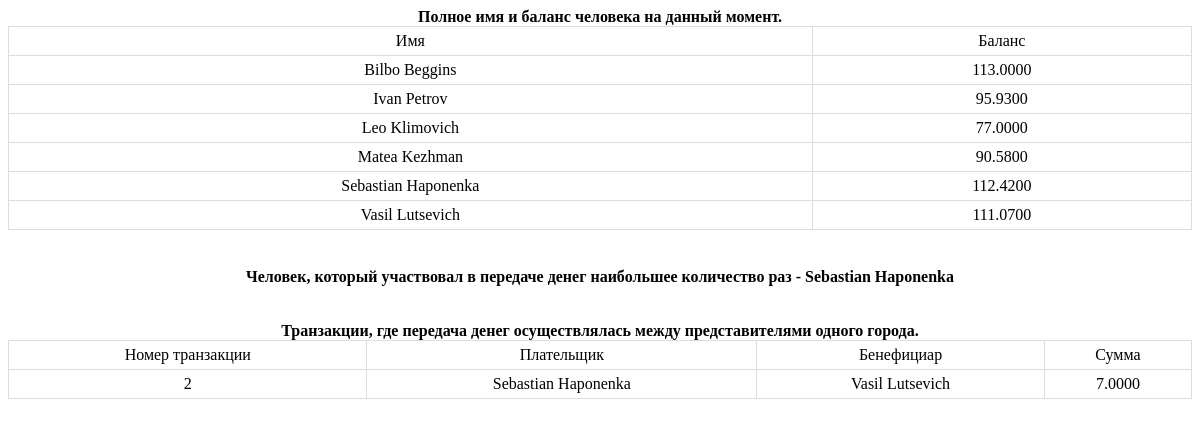
The app's page /Task5/Task5.php with its own data.
### tables this page shows
CREATE TABLE `transactions` (
  `transaction_id` int(11) NOT NULL,
  `from_person_id` int(11) NOT NULL,
  `to_person_id` int(11) NOT NULL,
  `amount` decimal(10,4) NOT NULL
);

CREATE TABLE `persons` (
  `id` int(11) NOT NULL,
  `city_id` int(11) NOT NULL,
  `fullname` varchar(50) NOT NULL
);

### Task5/Task5.php (the view, shortened to what this page needs)
<!DOCTYPE html>
<html lang="en">
<head>
</head>
<body>
<?php
$host = 'localhost';
$user = 'root';
$password = 'root';
$db_name = 'dump5';
$link = mysqli_connect($host, $user, $password, $db_name);
mysqli_query($link, "SET NAMES 'utf8'");
$query = "select p.fullname, 100 + sum(
case p.id
when t.from_person_id then - t.amount
else t.amount
end) as balance
from transactions t, persons p
where p.id = t.from_person_id or p.id = t.to_person_id
group by p.fullname
 ";
$result = mysqli_query($link, $query) or die(mysqli_error($link));
for ($data = []; $row = mysqli_fetch_assoc($result); $data[] = $row) ;
echo '<table>';
echo '<caption>Полное имя и баланс человека на данный момент.</caption>';
echo '<tr><td>Имя</td><td>Баланс</td></tr>';
    foreach ($data as $key => $value) {
        echo '<tr>';
        foreach ($value as $key => $item)
            echo '<td>' . $item . '</td>';
    }
    echo '</tr>';
echo '</table>';
echo '<br>';
$query = "select p.fullname, count(*)
from persons p, transactions t
where p.id = t.from_person_id or p.id = t.to_person_id
order by count(*)";
$result = mysqli_query($link, $query) or die(mysqli_error($link));
$row = mysqli_fetch_assoc($result);
echo '<div class="a">'."Человек, который участвовал в передаче денег наибольшее количество раз - $row[fullname]".'</div>';
echo '<br>';
echo '<br>';
$query = "select t.transaction_id, p1.fullname as from_person, p2.fullname as to_person, t.amount
from transactions t join persons p1 on t.from_person_id = p1.id
join persons p2 on t.to_person_id = p2.id
where p1.city_id = p2.city_id
 ";
$result = mysqli_query($link, $query) or die(mysqli_error($link));
for ($data = []; $row = mysqli_fetch_assoc($result); $data[] = $row) ;
echo '<table>';
echo '<caption>Транзакции, где передача денег осуществлялась между представителями одного города.</caption>';
echo '<tr><td>Номер транзакции</td><td>Плательщик</td><td>Бенефициар</td><td>Сумма</td></tr>';
    foreach ($data as $key => $value) {
        echo '<tr>';
        foreach ($value as $key => $item)
            echo '<td>' . $item . '</td>';
    }
    echo '</tr>';
echo '</table>';
echo '<br>';
?>
</body>
</html>

### Task5/Task5.php (style rules this page uses)
table { width: 100%; margin-bottom: 20px; border: 1px solid #dddddd; border-collapse: collapse; }
td { border: 1px solid #dddddd; padding: 5px; text-align: center; }
caption { font-weight: bold; }
.a { font-weight: bold; text-align: center; }

### records on screen
transactions: transaction_id "2", persons.fullname "Sebastian Haponenka", persons.fullname "Vasil Lutsevich", amount "7.0000"

### other values on screen
$item "Bilbo Beggins"
$item "113.0000"
$item "Ivan Petrov"
$item "95.9300"
$item "Leo Klimovich"
$item "77.0000"
$item "Matea Kezhman"
$item "90.5800"
$item "Sebastian Haponenka"
$item "112.4200"
$item "Vasil Lutsevich"
$item "111.0700"
$row[fullname] "Sebastian Haponenka"
